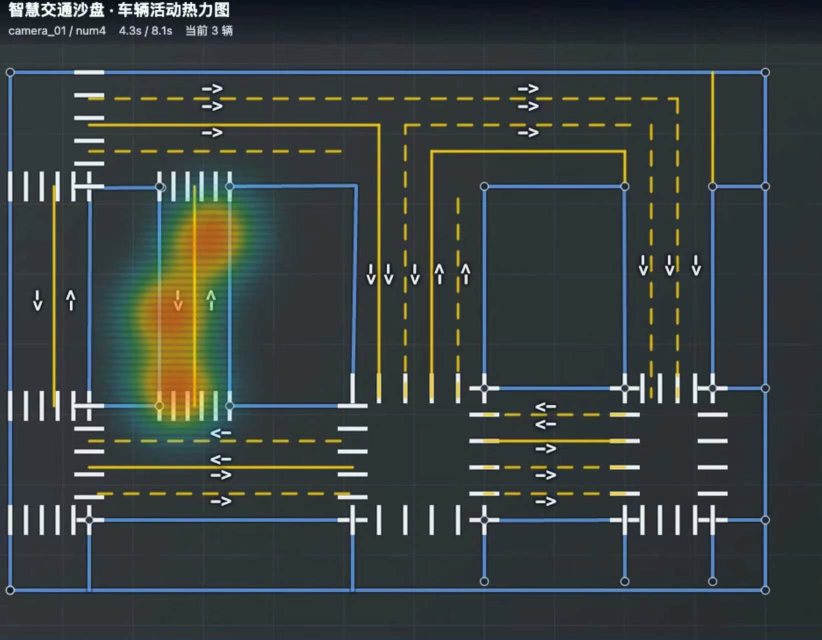
#> input picture 14组项目结项材料/85368cce4833fa94dd7ff849262273ac.jpg, 1643 x 1280 px (shown at 1/2 size); its folder holds only this picture in this run
$ python -i 'detect_anomalies(6).py'   (imports and definitions only)
#> lines starting #> are read from the running program, lines starting #| are printed output that depends on the picture
import os
import threading
import time

import cv2
import numpy as np
from loguru import logger

DEFAULT_BANK_FRAMES = 5
DEFAULT_ALERT_FRAMES = 2
DEFAULT_MAX_AGE = 6
DEFAULT_MIN_AREA = 900
DEFAULT_DIFF_THRESH = 26
DEFAULT_MIN_EXTENT = 0.18
DEFAULT_MIN_BOX_SIZE = 24
DEFAULT_STABILIZATION_ENABLED = True
DEFAULT_MAX_JITTER_PX = 20
DEFAULT_ALERT_SECONDS = 0.8
DEFAULT_MAX_MISSING_SECONDS = 0.5
DEFAULT_STATIC_EDGE_SUPPRESSION_PX = 3
DEFAULT_VEHICLE_MASK_PADDING = 8
IOU_THRESH = 0.3
EDGE_MARGIN = 4
NORMAL_CONF = 0.15

NORMAL_CLASSES = {
    0: "person", 1: "bicycle", 2: "car", 3: "motorcycle",
    5: "bus", 6: "train", 7: "truck",
    9: "traffic light", 10: "fire hydrant", 11: "stop sign",
    12: "parking meter", 13: "bench",
}

_model = None
_model_device = "auto"
_bank_frames = DEFAULT_BANK_FRAMES
_alert_frames = DEFAULT_ALERT_FRAMES
_max_age = DEFAULT_MAX_AGE
_min_area = DEFAULT_MIN_AREA
_diff_thresh = DEFAULT_DIFF_THRESH
_min_extent = DEFAULT_MIN_EXTENT
_min_box_size = DEFAULT_MIN_BOX_SIZE
_stabilization_enabled = DEFAULT_STABILIZATION_ENABLED
_max_jitter_px = DEFAULT_MAX_JITTER_PX
_alert_seconds = DEFAULT_ALERT_SECONDS
_max_missing_seconds = DEFAULT_MAX_MISSING_SECONDS
_static_edge_suppression_px = DEFAULT_STATIC_EDGE_SUPPRESSION_PX
_vehicle_mask_padding = DEFAULT_VEHICLE_MASK_PADDING
_model_lock = threading.RLock()
_registry_lock = threading.RLock()
_device_states = {}


class _DeviceState:
    # [6 lines left out: function __init__, not called in this run]


def _default_model_path():
    return os.path.join(os.path.dirname(os.path.dirname(__file__)), "models", "yolo26s.pt")


# [143 lines left out: functions load_anomaly_model, unload_anomaly_model, reset_anomaly_state, _get_model, _get_device_state, _box_iou and 2 more, not called in this run]


class _FrameStabilizer:
    """Estimate current-frame-to-reference affine motion using sparse LK flow."""

    def __init__(self):
        self.enabled = _stabilization_enabled
        self.max_jitter_px = _max_jitter_px
        self.reference_gray = None
        self.feature_params = dict(maxCorners=200, qualityLevel=0.01, minDistance=7, blockSize=7)
        self.lk_params = dict(
            winSize=(21, 21), maxLevel=3,
            criteria=(cv2.TERM_CRITERIA_EPS | cv2.TERM_CRITERIA_COUNT, 30, 0.01),
        )

    def reset(self, gray):
        self.reference_gray = gray.copy()

    def stabilize(self, gray):
        if not self.enabled:
            if self.reference_gray is None:
                self.reset(gray)
            return gray
        if self.reference_gray is None:
            self.reset(gray)
            return gray
        matrix = self._estimate_current_to_reference(gray)
        if matrix is None:
            return gray
        height, width = gray.shape[:2]
        return cv2.warpAffine(
            gray, matrix, (width, height), flags=cv2.INTER_LINEAR,
            borderMode=cv2.BORDER_REPLICATE,
        )

    # [24 lines left out: function _estimate_current_to_reference, not called in this run]


class _ChangeDetector:
    """Stabilized background subtraction with static-edge residual suppression."""

    def __init__(self):
        self.min_area = _min_area
        self.diff_thresh = _diff_thresh
        self.median_bg = None
        self.running_bg = None
        self.alpha = 0.01
        self.open_k = cv2.getStructuringElement(cv2.MORPH_ELLIPSE, (3, 3))
        self.close_k = cv2.getStructuringElement(cv2.MORPH_ELLIPSE, (7, 7))
        self.bank_frames = _bank_frames
        self.min_extent = _min_extent
        self.min_box_size = _min_box_size
        self.static_edge_suppression_px = _static_edge_suppression_px
        self.edge_k = None
        if self.static_edge_suppression_px > 0:
            size = self.static_edge_suppression_px * 2 + 1
            self.edge_k = cv2.getStructuringElement(cv2.MORPH_RECT, (size, size))
        self.stabilizer = _FrameStabilizer()
        self._warmup_buffer = []
        self._warmed = False

        self.dirty_bg_mask = None
        self._dirty_absence_count = None

    # [27 lines left out: function warmup_feed, not called in this run]

    def detect(self, frame, normal_dets=None):
        height, width = frame.shape[:2]
        gray = cv2.cvtColor(frame, cv2.COLOR_BGR2GRAY)
        stabilized = self.stabilizer.stabilize(gray)

        if self.dirty_bg_mask is not None and np.any(self.dirty_bg_mask):
            current_vehicle_mask = np.zeros_like(self.dirty_bg_mask)
            if normal_dets:
                for det in normal_dets:
                    if det["label"] in ["car", "bus", "truck", "motorcycle"]:
                        x1, y1, x2, y2 = map(int, det["bbox"])
                        cv2.rectangle(current_vehicle_mask, (x1, y1), (x2, y2), 255, -1)

            safe_current = cv2.dilate(current_vehicle_mask, np.ones((25, 25), np.uint8))

            occupied_zone = cv2.bitwise_and(self.dirty_bg_mask, safe_current)

            if self._dirty_absence_count is None:
                self._dirty_absence_count = np.zeros_like(self.dirty_bg_mask, dtype=np.int32)

            self._dirty_absence_count = np.where(
                self.dirty_bg_mask > 0,
                np.where(occupied_zone > 0, 0, self._dirty_absence_count + 1),
                0,
            )

            patch_mask = (self._dirty_absence_count >= 30).astype(np.uint8)
            patch_mask = cv2.bitwise_and(self.dirty_bg_mask, patch_mask)

            if np.any(patch_mask):
                self.median_bg[patch_mask > 0] = stabilized[patch_mask > 0]
                self.running_bg[patch_mask > 0] = stabilized[patch_mask > 0].astype(np.float32)
                self.dirty_bg_mask[patch_mask > 0] = 0
                self._dirty_absence_count[patch_mask > 0] = 0

        diff_median = cv2.absdiff(stabilized, self.median_bg)
        diff_running = cv2.absdiff(stabilized, self.running_bg.astype(np.uint8))
        diff = cv2.min(diff_median, diff_running)
        fg = (diff > self.diff_thresh).astype(np.uint8)
        fg = self._suppress_static_edges(fg, stabilized)
        if self.dirty_bg_mask is not None:
            fg[self.dirty_bg_mask > 0] = 0
        update_mask = fg == 0
        self.running_bg[update_mask] = (
            (1.0 - self.alpha) * self.running_bg[update_mask]
            + self.alpha * stabilized[update_mask]
        )
        fg = cv2.morphologyEx(fg, cv2.MORPH_OPEN, self.open_k)
        fg = cv2.morphologyEx(fg, cv2.MORPH_CLOSE, self.close_k)
        n, _, stats, centroids = cv2.connectedComponentsWithStats(fg, 8)
        blobs = []
        max_area = height * width * 0.35
        for i in range(1, n):
            x, y, w, h, area = stats[i]
            if area < self.min_area or area > max_area:
                continue
            if w < self.min_box_size or h < self.min_box_size:
                continue
            extent = area / max(w * h, 1)
            if extent < self.min_extent:
                continue
            if (x < EDGE_MARGIN or y < EDGE_MARGIN
                    or x + w > width - EDGE_MARGIN or y + h > height - EDGE_MARGIN):
                continue
            aspect = max(w, h) / max(min(w, h), 1)
            if aspect > 8:
                continue
            blobs.append({
                "bbox": [x, y, x + w, y + h],
                "centroid": [centroids[i][0], centroids[i][1]],
                "area": int(area),
            })
        return blobs

    # [9 lines left out: function _suppress_static_edges, not called in this run]

    @property
    def is_ready(self):
        return self._warmed


class _NormalDetector:
    # [24 lines left out: function detect, not called in this run]


class _AnomalyTracker:
    # [149 lines left out: functions __init__, update, _exclude_normal, _associate, _valid_frame, detect_anomalies, not called in this run]

>>> import cv2
>>> picture = cv2.imread('../14组项目结项材料/85368cce4833fa94dd7ff849262273ac.jpg')
#> picture is the input picture: shape (1280, 1643, 3); mean B, G, R 63.4, 64.7, 56.9
>>> result = _ChangeDetector().detect(picture)
#> in detect, `gray = cv2.cvtColor(frame, cv2.COLOR_BGR2GRAY)`:
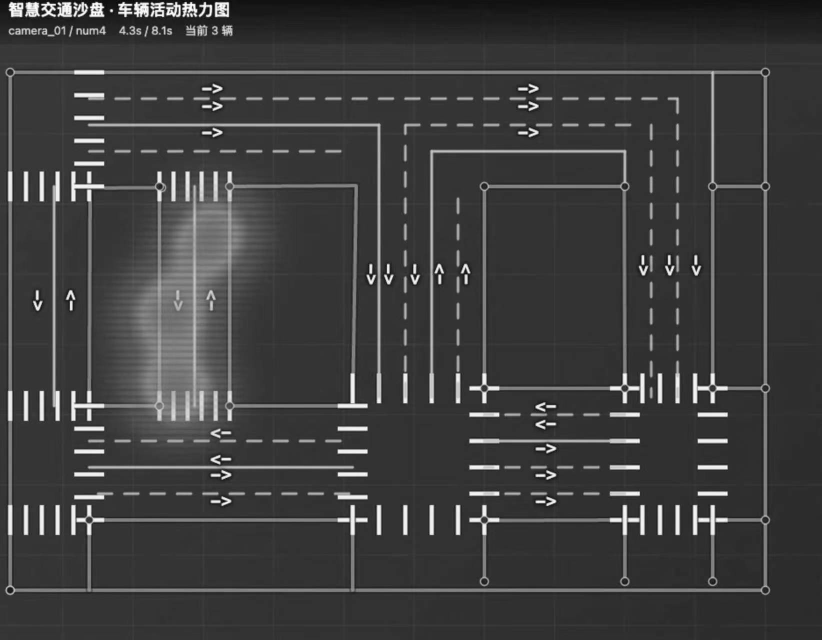
#> gray: shape (1280, 1643) (shown at 1/2 size); min 1, max 255, mean 62.2
#> (the run stopped early here; a loop or call above may not have finished)
